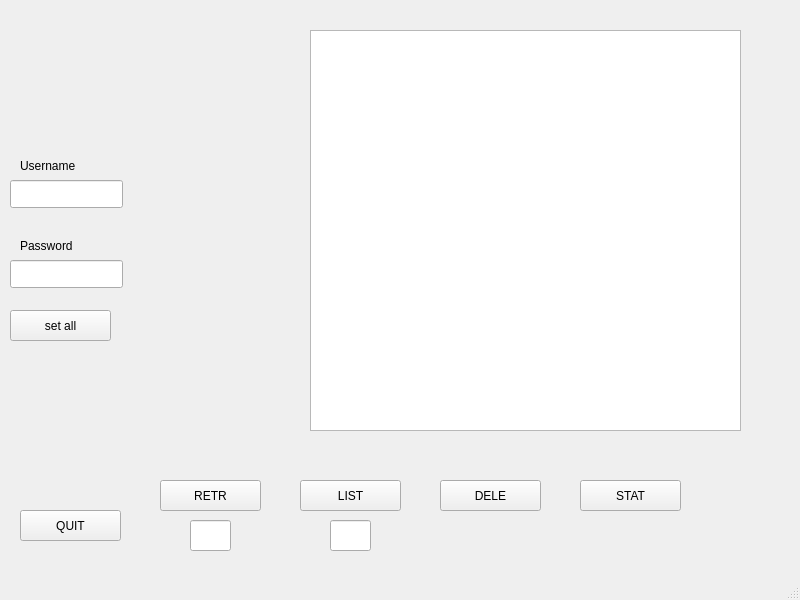
<?xml version="1.0" encoding="UTF-8"?>
<ui version="4.0">
 <class>MainWindow</class>
 <widget class="QMainWindow" name="MainWindow">
  <property name="geometry">
   <rect>
    <x>0</x>
    <y>0</y>
    <width>800</width>
    <height>600</height>
   </rect>
  </property>
  <property name="windowTitle">
   <string>MainWindow</string>
  </property>
  <widget class="QWidget" name="centralwidget">
   <widget class="QLabel" name="label">
    <property name="geometry">
     <rect>
      <x>20</x>
      <y>150</y>
      <width>91</width>
      <height>31</height>
     </rect>
    </property>
    <property name="text">
     <string>Username</string>
    </property>
   </widget>
   <widget class="QLabel" name="label_2">
    <property name="geometry">
     <rect>
      <x>20</x>
      <y>230</y>
      <width>101</width>
      <height>31</height>
     </rect>
    </property>
    <property name="text">
     <string>Password</string>
    </property>
   </widget>
   <widget class="QLineEdit" name="username">
    <property name="geometry">
     <rect>
      <x>10</x>
      <y>180</y>
      <width>113</width>
      <height>28</height>
     </rect>
    </property>
   </widget>
   <widget class="QLineEdit" name="password">
    <property name="geometry">
     <rect>
      <x>10</x>
      <y>260</y>
      <width>113</width>
      <height>28</height>
     </rect>
    </property>
   </widget>
   <widget class="QPushButton" name="quitButton">
    <property name="geometry">
     <rect>
      <x>20</x>
      <y>510</y>
      <width>101</width>
      <height>31</height>
     </rect>
    </property>
    <property name="text">
     <string>QUIT</string>
    </property>
   </widget>
   <widget class="QPushButton" name="statButton">
    <property name="geometry">
     <rect>
      <x>580</x>
      <y>480</y>
      <width>101</width>
      <height>31</height>
     </rect>
    </property>
    <property name="text">
     <string>STAT</string>
    </property>
   </widget>
   <widget class="QPushButton" name="pushButton">
    <property name="geometry">
     <rect>
      <x>10</x>
      <y>310</y>
      <width>101</width>
      <height>31</height>
     </rect>
    </property>
    <property name="text">
     <string>set all</string>
    </property>
   </widget>
   <widget class="QPushButton" name="deleButton">
    <property name="geometry">
     <rect>
      <x>440</x>
      <y>480</y>
      <width>101</width>
      <height>31</height>
     </rect>
    </property>
    <property name="text">
     <string>DELE</string>
    </property>
   </widget>
   <widget class="QPushButton" name="listButton">
    <property name="geometry">
     <rect>
      <x>300</x>
      <y>480</y>
      <width>101</width>
      <height>31</height>
     </rect>
    </property>
    <property name="text">
     <string>LIST</string>
    </property>
   </widget>
   <widget class="QPushButton" name="retrButton">
    <property name="geometry">
     <rect>
      <x>160</x>
      <y>480</y>
      <width>101</width>
      <height>31</height>
     </rect>
    </property>
    <property name="text">
     <string>RETR</string>
    </property>
   </widget>
   <widget class="QTextEdit" name="textEdit">
    <property name="geometry">
     <rect>
      <x>310</x>
      <y>30</y>
      <width>431</width>
      <height>401</height>
     </rect>
    </property>
   </widget>
   <widget class="QLineEdit" name="lineEditList">
    <property name="geometry">
     <rect>
      <x>330</x>
      <y>520</y>
      <width>41</width>
      <height>31</height>
     </rect>
    </property>
   </widget>
   <widget class="QLineEdit" name="lineEditRetr">
    <property name="geometry">
     <rect>
      <x>190</x>
      <y>520</y>
      <width>41</width>
      <height>31</height>
     </rect>
    </property>
   </widget>
  </widget>
  <widget class="QMenuBar" name="menubar">
   <property name="geometry">
    <rect>
     <x>0</x>
     <y>0</y>
     <width>800</width>
     <height>25</height>
    </rect>
   </property>
  </widget>
  <widget class="QStatusBar" name="statusbar"/>
 </widget>
 <resources/>
 <connections/>
</ui>
